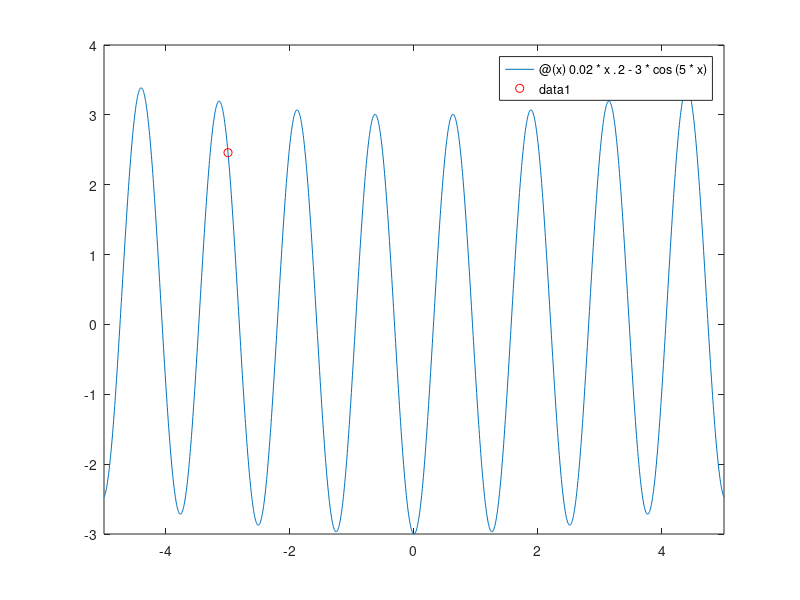

Recreate this plot in MATLAB. (Note: this script raises an error after producing the figure.)
% Clear all variables, close all figures, and clear the command window
clear all; close all; clc;

% Define the fitness function for optimization
optim_fitness=@(x)0.02*x.^2-3*cos(5*x);

% Initial guess for the optimization
x0=-3;

% Define the lower and upper bounds for the optimization
lower_bound=-5;
upper_bound=5;

% Plot the fitness function within the specified bounds
fplot(optim_fitness,[lower_bound,upper_bound])
hold on

% Plot the initial guess on the graph
plot(x0,optim_fitness(x0),'or')

% Flags to control the flow of optimization
LOCAL_OPTIMIZATION=false;
VERY_SIMPLE_GRADIENT_DESCENT=false;

% Define any optimization constraints (empty for this example)
optim_constraints=[];

% Conditional block for local optimization
if LOCAL_OPTIMIZATION
    % Choose the optimization algorithm based on the flag
    if VERY_SIMPLE_GRADIENT_DESCENT
        % Perform optimization using a custom DummyGradientDescent function
        [x, fval, exitflag]=DummyGradientDescent(optim_fitness, x0, [], [], [], [], lower_bound, upper_bound, optim_constraints);
    else
        % Perform optimization using MATLAB's fmincon function
        [x, fval, exitflag] = fmincon(optim_fitness, x0, [], [], [], [], lower_bound, upper_bound, optim_constraints);
    end
    % Plot the optimization path
    quiver(x0,optim_fitness(x0),x-x0,optim_fitness(x)-optim_fitness(x0),0)
else
    % Perform global optimization using GlobalSearch
    gs = GlobalSearch('Display', 'iter','NumTrialPoints',5000);
    
    % Define the optimization problem
    problem = createOptimProblem('fmincon', 'x0', x0, 'objective', optim_fitness, 'lb', lower_bound, 'ub', upper_bound, 'nonlcon', optim_constraints);
    
    % Run the global optimization
    [x, fval, exitflag,output,solutions] = run(gs, problem);
    
    % Plot all successful trials
    for isol=1:length(solutions)
        for ix0=1:length(solutions(isol).X0)
            x0=solutions(isol).X0{ix0};
            if and(solutions(isol).Exitflag>0,and(lower_bound<x0,x0<upper_bound))
                quiver(x0,optim_fitness(x0),solutions(isol).X-x0,optim_fitness(solutions(isol).X)-optim_fitness(x0),0)
            end
        end
    end
end

% Check if optimization was successful
if exitflag <= 0
    error("Optimization failed: Check constraints or initial guess");
else
    fprintf('Optimization successful\n');
end

% Plot the optimized point
plot(x,optim_fitness(x),'ok')
